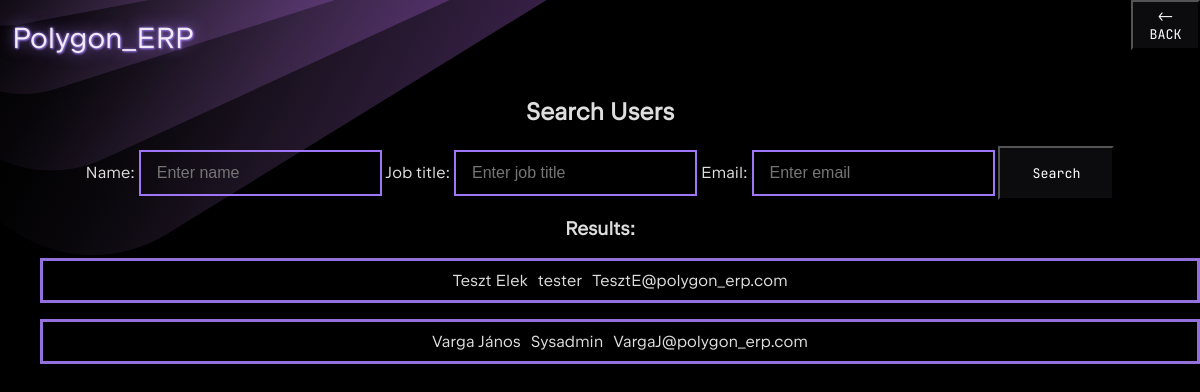
Before: /dashboard/search with the older database file.
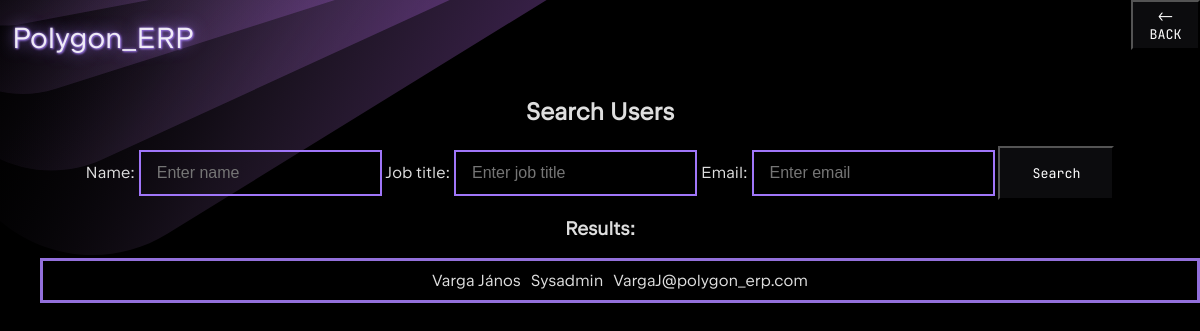
After: the same page with the newer database file.
### polygonerp/models/user.py (models this page shows, shortened)
class User(db.Model):
    id = db.Column(db.Integer, primary_key=True)
    username = db.Column(db.String(80), unique=True, nullable=False)
    password_hash = db.Column(db.String(255), unique = True, nullable=False)
    name = db.Column(db.String(200), nullable=False)
    maiden_name = db.Column(db.String(200), nullable=False)
    mothers_name = db.Column(db.String(200), nullable=False)
    pob = db.Column(db.String(200), nullable=False)
    dob = db.Column(db.String(200), nullable=False)
    address = db.Column(db.String(200), nullable=False)
    tax_num = db.Column(db.String(10), unique=True ,nullable=False)
    taj_number = db.Column(db.String(10), unique=True, nullable=False)
    job_title = db.Column(db.String(200), nullable=False)
    base_pay = db.Column(db.Integer, nullable=False)
    email_address = db.Column(db.String(200), nullable=False)
    is_admin = db.Column(db.Boolean, nullable=False)
    first_login = db.Column(db.Boolean, default=True)

### polygonerp/dashboard_controller.py (the view)
    def search_users(self):
        name_query = request.args.get('name', '').strip()
        email_query = request.args.get('email', '').strip()
        job_title_query = request.args.get('job_title', '').strip()
        filters = []
        if name_query:
            filters.append(User.name.ilike(f"%{name_query}%"))
        if email_query:
            filters.append(User.username.ilike(f"%{email_query}%"))
        if job_title_query:
            filters.append(User.job_title.ilike(f"%{job_title_query}%"))
        users = User.query.filter(*filters).order_by(User.name.asc()).all()  if filters else User.query.order_by(User.name.asc()).all()
        return render_template("dashboard/search_users.html", users=users)

### polygonerp/auth_controller.py (called while the page is built)
        def load_logged_in_user(self):
            user_id = session.get('user_id')
            g.user = User.query.filter_by(id=user_id).first() if user_id else None

### polygonerp/templates/dashboard/search_users.html (shortened to what this page needs)
{% extends "base.html" %}
{% block content %}
<h2>Search Users</h2>
<form method="get">
  <label for="name">Name:</label>
  <input type="text" name="name" id="name" placeholder="Enter name" class="form_inp">
  <label for="job_title">Job title:</label>
  <input type="text" name="job_title" id="job_title" placeholder="Enter job title" class="form_inp">
  <label for="email">Email:</label>
  <input type="text" name="email" id="email" placeholder="Enter email" class="form_inp">
  <input type="submit" value="Search" class="sign_in_button">
</form>
{% if users %}
  <h3>Results:</h3>
  <ul>
    {% for user in users %}
      <li class="debug" >
        <div onclick="location.href='{{ url_for('dashboard.profile_view', user_id=user.id)}}'">{{ user.name}} </div>
        <div onclick="location.href='{{ url_for('dashboard.profile_view', user_id=user.id)}}'">{{ user.job_title}}</div>
        <div onclick="location.href='{{ url_for('dashboard.profile_view', user_id=user.id)}}'">{{ user.email_address}}</div>
      </li>
    {% endfor %}
  </ul>
{% elif request.args %}
  <p>No users found.</p>
{% endif %}
{% endblock %}

### polygonerp/templates/base.html (shortened to what this page needs)
<!doctype html>
<html lang="en">
<head>
</head>
<link rel="stylesheet" href="{{ url_for('static', filename='style.css') }}">
  <div class="dashboard_container" id="dashboard_container">
        <div class="top_row" id="top_row">
            <div class="logo">
                <h1 onclick="location.href='{{ url_for('dashboard.dashboard') }}'">Polygon_ERP</h1>
            </div>
            <button class="back_btn" onclick="history.back()"><- BACK</button>
        </div>
    </div>
{% block content %}
{% endblock %}

### polygonerp/static/style.css (style rules this page uses)
:root { font-family: "JetBrains Sans", Inter, system-ui, Avenir, Helvetica, Arial, sans-serif; font-weight: 300; color: rgba(255, 255, 255, 0.87); background-color: #000000; text-align: center; }
.debug { border-style: solid; border-color: mediumpurple; list-style-type: none; display: flex; padding: 10px; gap: 10px; justify-content: center; }
h1 { font-size: 29px; line-height: 39px; font-weight: 300; }
.sign_in_button { font-family: "JetBrains Mono", Inter, system-ui, sans-serif; background-color: rgba(25, 25, 28, 0.5); cursor: pointer; color: rgba(255, 255, 255, 1); padding: 1rem 2rem ; }
.dashboard_container { display: flex; flex-direction: column; justify-content: center; align-items: center; }
.top_row { display: flex; gap: 30vw; width: 100%; justify-content: flex-start; margin-right: 2vh; margin-left: 2vh; text-shadow: 1px 1px 2px mediumpurple, 0 0 1em mediumpurple, 0 0 0.2em mediumpurple; #border-style: solid; #border-color: red; }
.logo { margin-left: 1%; width: 100%; text-align: left; }
.form_inp { padding: 0.75rem 1rem; font-size: 16px; border: 2px solid #a076f9; background: transparent; color: white; }
.back_btn { font-family: "JetBrains Mono", Inter, system-ui, sans-serif; background-color: rgba(25, 25, 28, 0.5); cursor: pointer; color: rgba(255, 255, 255, 1); height: 50px; width: 100px; }

Changed rows visible on the page:
removed User: name "Teszt Elek", job_title "tester", email_address "TesztE@polygon_erp.com"
